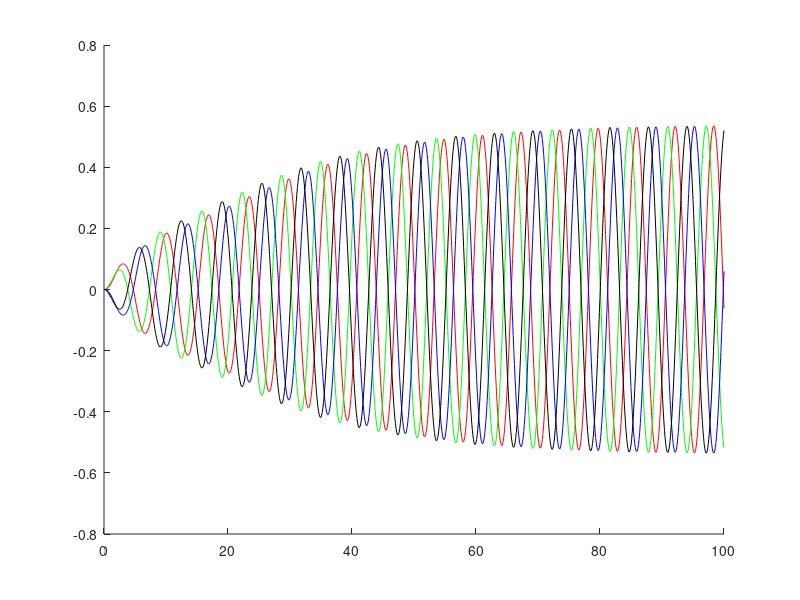
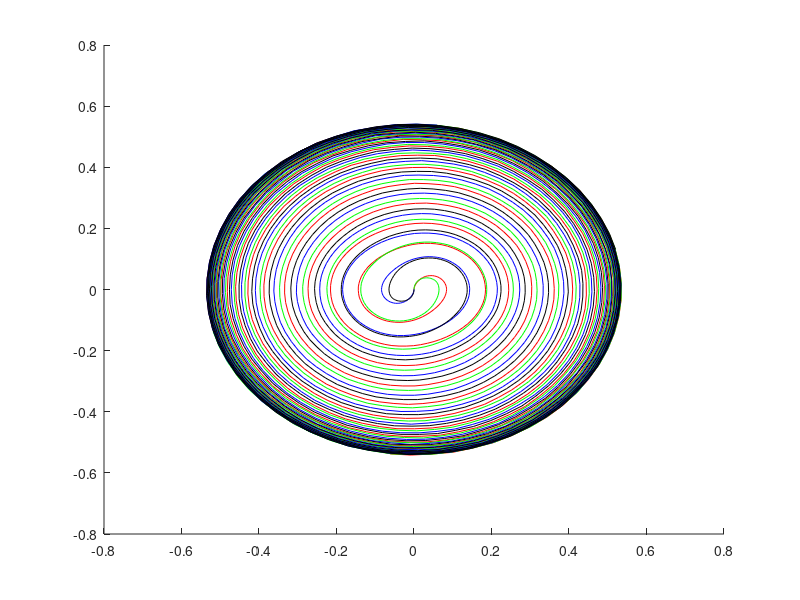

Reproduce these figures in MATLAB, in order.
load Testdata
f=@(x,p) plot(ti,data{x}(:,1),p)
figure
hold on
f(1,'r')
f(2,'g')
f(3,'b')
f(4,'k')
saveas (gca,'phaseShift.eps','psc2')
hold off

figure 
hold on
f2=@(x,p) plot(data{x}(:,1),data{x}(:,2),p)
f2(1,'r')
f2(2,'g')
f2(3,'b')
f2(4,'k')
saveas(gca,'phaseplot.eps','psc2')
hold off
